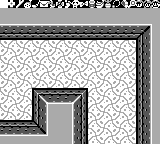

Below is a game level as drawn by its tile map, then a one-line description and the .tmx file that defines it, in full:
An orthogonal 20x18 tile map with 8x8 px tiles, 2 tile layers (bg, Tile Layer 1), 6 tilesets.

<map version="1.2" tiledversion="1.2.2" orientation="orthogonal" renderorder="right-down" width="20" height="18" tilewidth="8" tileheight="8" infinite="0" nextlayerid="3" nextobjectid="1">
 <tileset firstgid="1" source="dungeon-items.tsx" />
 <tileset firstgid="17" source="overworld-landscape.tsx" />
 <tileset firstgid="113" source="floor-i.tsx" />
 <tileset firstgid="129" source="items-2.tsx" />
 <tileset firstgid="193" source="walls-a.tsx" />
 <tileset firstgid="225" source="font.tsx" />
 <layer id="1" name="bg" width="20" height="18">
  <data encoding="csv">
93,178,179,180,181,182,183,184,185,186,177,16,14,15,170,93,93,93,93,93,
113,114,113,114,113,114,113,114,113,114,113,114,113,114,113,114,113,114,113,114,
115,116,115,116,115,116,115,116,115,116,115,116,115,116,115,116,115,116,115,116,
113,114,113,114,113,114,113,114,113,114,113,114,113,114,113,114,113,114,113,114,
115,116,115,116,115,116,115,116,115,116,115,116,115,116,115,116,115,116,115,116,
113,114,113,114,113,114,113,114,113,114,113,114,113,114,113,114,113,114,113,114,
115,116,115,116,115,116,115,116,115,116,115,116,115,116,115,116,115,116,115,116,
113,114,113,114,113,114,113,114,113,114,113,114,113,114,113,114,113,114,113,114,
115,116,115,116,115,116,115,116,115,116,115,116,115,116,115,116,115,116,115,116,
113,114,113,114,113,114,113,114,113,114,113,114,113,114,113,114,113,114,113,114,
115,116,115,116,115,116,115,116,115,116,115,116,115,116,115,116,115,116,115,116,
113,114,113,114,113,114,113,114,113,114,113,114,113,114,113,114,113,114,113,114,
115,116,115,116,115,116,115,116,115,116,115,116,115,116,115,116,115,116,115,116,
113,114,113,114,113,114,113,114,113,114,113,114,113,114,113,114,113,114,113,114,
115,116,115,116,115,116,115,116,115,116,115,116,115,116,115,116,115,116,115,116,
113,114,113,114,113,114,113,114,113,114,113,114,113,114,113,114,113,114,113,114,
115,116,115,116,115,116,115,116,115,116,115,116,115,116,115,116,115,116,115,116,
113,114,113,114,113,114,113,114,113,114,113,114,113,114,113,114,113,114,113,114
</data>
 </layer>
 <layer id="2" name="Tile Layer 1" width="20" height="18">
  <data encoding="csv">
112,359,372,373,375,360,361,362,363,365,369,370,371,374,377,378,379,366,367,368,
109,109,109,109,109,109,109,109,109,109,109,109,109,109,109,109,109,109,109,109,
109,109,109,109,109,109,109,109,109,109,109,109,109,109,109,109,109,109,109,109,
2684354763,2684354763,2684354763,2684354763,2684354763,2684354763,2684354763,2684354763,2684354763,2684354763,2684354763,2684354763,2684354763,2684354763,2684354763,2684354763,2684354763,2684354763,3221225667,109,
217,217,217,217,217,217,217,217,217,217,217,217,217,217,217,217,217,3221225683,3221225675,109,
0,0,0,0,0,0,0,0,0,0,0,0,0,0,0,0,0,2684354777,3221225675,109,
0,0,0,0,0,0,0,0,0,0,0,0,0,0,0,0,0,2684354777,3221225675,109,
0,0,0,0,0,0,0,0,0,0,0,0,0,0,0,0,0,2684354777,3221225675,109,
0,0,0,0,0,0,0,0,0,0,0,0,0,0,0,0,0,2684354777,3221225675,109,
0,0,0,0,0,0,0,0,0,0,0,0,0,0,0,0,0,2684354777,3221225675,109,
0,0,0,0,0,0,0,0,0,0,0,0,0,0,0,0,0,2684354777,3221225675,109,
0,0,0,0,216,3221225689,3221225689,3221225689,3221225689,3221225689,2684354776,0,0,0,0,0,0,2684354777,3221225675,109,
0,0,0,0,2684354777,2147483847,1610612939,1610612939,1610612939,3758096583,1610612953,0,0,0,0,0,0,2684354777,3221225675,109,
0,0,0,0,2684354777,3221225675,109,109,109,203,1610612953,0,0,0,0,0,0,2684354777,3221225675,109,
0,0,0,0,2684354777,3221225675,109,109,109,203,1610612953,0,0,0,0,0,0,2684354777,3221225675,109,
3221225689,3221225689,3221225689,3221225689,1610612947,3221225675,109,109,109,203,1610612953,0,0,0,0,0,0,2684354777,3221225675,109,
1610612939,1610612939,1610612939,1610612939,1610612939,1610612931,109,109,109,203,1610612953,0,0,0,0,0,0,2684354777,3221225675,109,
109,109,109,109,109,109,109,109,109,203,1610612953,0,0,0,0,0,0,2684354777,3221225675,109
</data>
 </layer>
</map>
